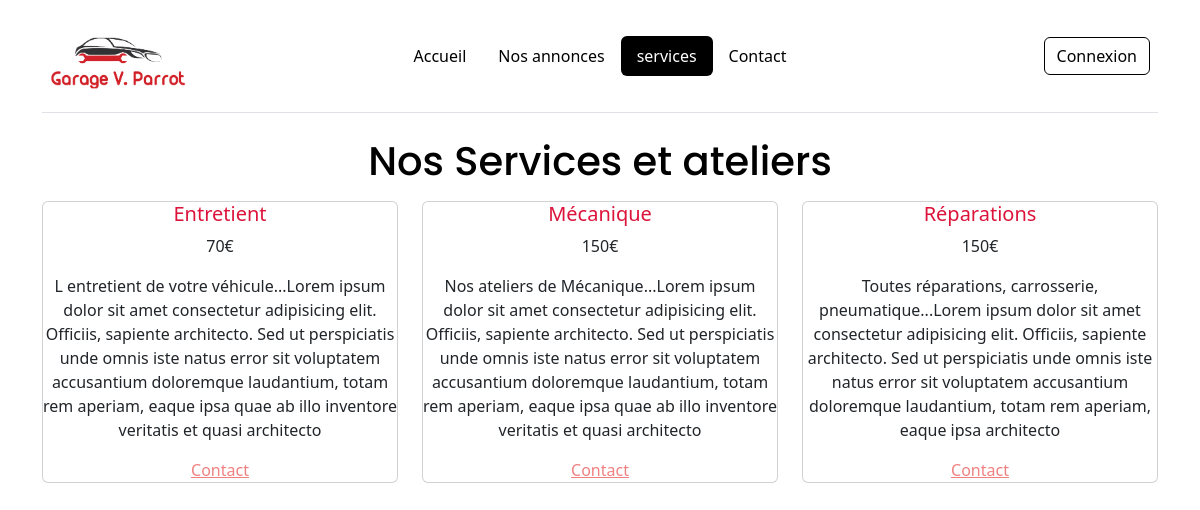
Page /nos_services.php on the committed database.
### tables this page shows
CREATE TABLE IF NOT EXISTS `services`(
    `id` int(11) NOT NULL AUTO_INCREMENT,
    `name` TEXT NOT NULL, 
    `price` varchar(255) NOT NULL, 
    `text` TEXT NOT NULL, 
    PRIMARY KEY (`id`)
);

### lib/service.php (called while the page is built, shortened)
<?php
function getServices(PDO $pdo) {
    $sql = 'SELECT * FROM services';
    $query = $pdo->prepare($sql);
    $query->execute();
    $services = $query->fetchAll(PDO::FETCH_ASSOC);
    return $services;
}

### templates/service_part.php (the view)
<div class="col-md-4 my-2">
    <div class="card">
        <h5 class="card-title"><?= $service['name']; ?></h5>
        <p class=" card-text"><?= $service['price']; ?></p>
        <p class="card-text"><?= $service['text']; ?></p>
        <a href="">Contact</a>
    </div>
</div>

### nos_services.php (shortened to what this page needs)
<?php
require_once __DIR__."/lib/pdo.php";
require_once __DIR__."/lib/service.php";
require_once('templates/header.php');
  $services = getServices($pdo);
?>
<h1 class="text-center">Nos Services et ateliers</h1>
<div class="row text-center">
    <?php foreach($services as $key =>$service) {
    require __DIR__."/templates/service_part.php";
} ?>
</div>

### assets/css/override-bootsrap.css (style rules this page uses)
:root { --primary: #000000; --secondary: #FF0000; --success: #28a745; --danger: #dc3545; --warning: #fd7e14; --info: #17a2b8; --light: #f8f9fa; --dark: #343a40; --bs-nav-link-color: var(--primary); --bs-link-color: var(--primary); --bs-link-hover-color: var(--secondary); }
h1 { color: var(--primary); }

### assets/css/style.css (style rules this page uses)
h1 { font-family: 'Poppins', sans-serif; }
.card-title { color: #DC143C; }
a { color:#F08080; }
h5 { text:bold; color:red; }

### rows in the picture
services: name "Entretient", price "70€", text "L entretient de votre véhicule...Lorem ipsum dolor sit amet consectetur adipisicing elit. Officiis, sapiente architecto. Sed ut perspiciatis unde omnis iste natus error sit voluptatem accusantium doloremque laudantium, totam rem aperiam, eaque ipsa quae ab illo inventore veritatis et quasi architecto"
services: name "Mécanique", price "150€", text "Nos ateliers de Mécanique...Lorem ipsum dolor sit amet consectetur adipisicing elit. Officiis, sapiente architecto. Sed ut perspiciatis unde omnis iste natus error sit voluptatem accusantium doloremque laudantium, totam rem aperiam, eaque ipsa quae ab illo inventore veritatis et quasi architecto"
services: name "Réparations", price "150€", text "Toutes réparations, carrosserie, pneumatique...Lorem ipsum dolor sit amet consectetur adipisicing elit. Officiis, sapiente architecto. Sed ut perspiciatis unde omnis iste natus error sit voluptatem accusantium doloremque laudantium, totam rem aperiam, eaque ipsa architecto"

### other values in the picture
$titre "Accueil"
$titre "Nos annonces"
$titre "services"
$titre "Contact"
